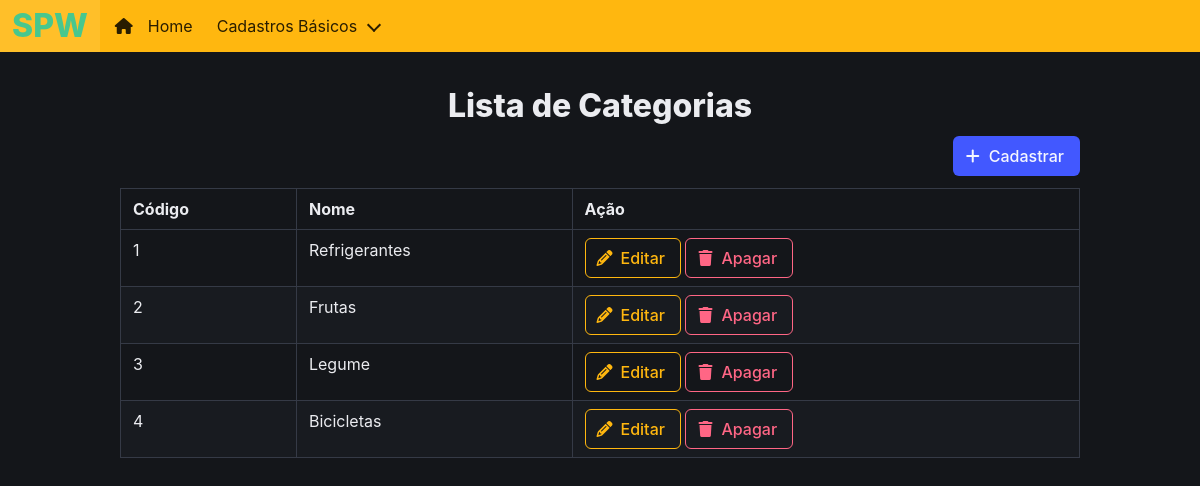
The page /interno/categoria on the database as committed earlier.
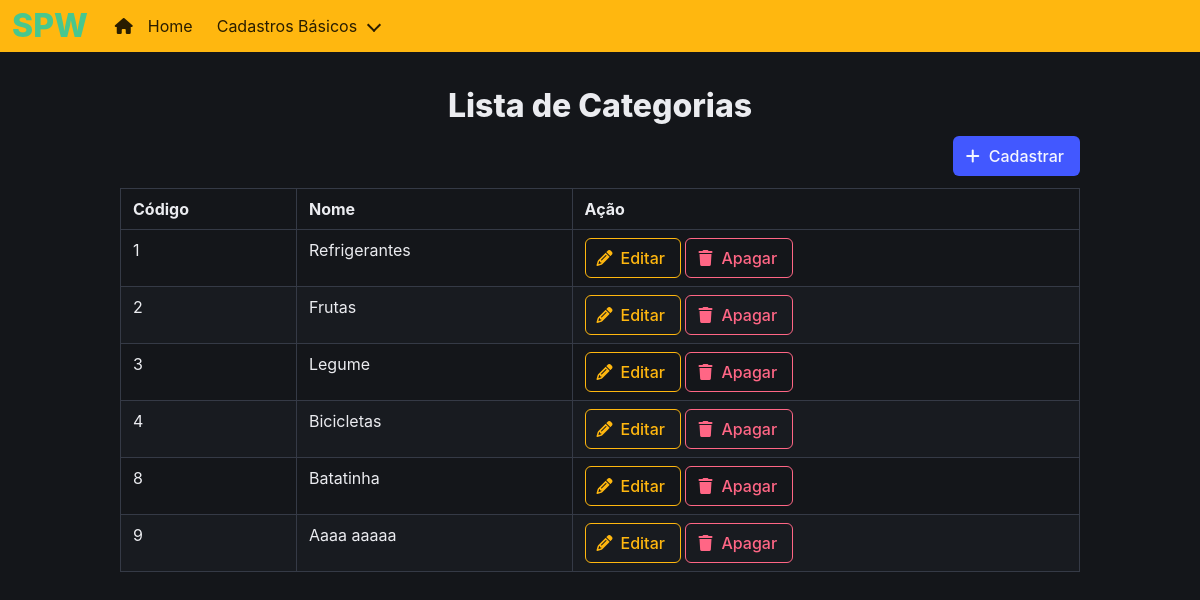
The same page on the database as committed later.
### interno/models.py (models this page shows)
class Categoria(models.Model):
    nome = models.CharField(max_length=100, unique=True)

### interno/views.py (the view)
# urls.py: path("/categoria", views.categoria_index, name="categorias"),
def categoria_index(request):
    categorias = models.Categoria.objects.all()
    contexto = {
        "categorias": categorias
    }
    return render(
        request,
        "categorias/index.html",
        context=contexto,
    )

### interno/templates/categorias/index.html
{% extends 'base.html' %}
{% block body %}
<div class="columns is-centered">
    <h1 class="title">Lista de Categorias</h1>
</div>
    <a
        class="button is-link is-pulled-right mb-3"
        href="/interno/categoria/cadastrar">
        <span class="icon">
            <i class="fa-solid fa-plus"></i>
        </span>
        <span>Cadastrar</span>
    </a>
    <table class="table is-striped is-fullwidth is-bordered is-hoverable">
        <thead>
            <tr>
                <th>Código</th>
                <th>Nome</th>
                <th>Ação</th>
            </tr>
        </thead>
        <tbody>
            {% for categoria in categorias %}
            <tr>
                <td>{{categoria.pk}}</td>
                <td>{{categoria.nome}}</td>
                <td>
                    <a
                        class="button is-warning is-outlined"
                        href="/interno/categoria/editar/{{categoria.pk}}">
                        <span class="icon">
                            <i class="fa-solid fa-pencil"></i>
                        </span>
                        <span>
                            Editar
                        </span>
                    </a>
                    <a
                        class="button is-danger is-outlined"
                        href="/interno/categoria/apagar/{{categoria.pk}}">
                        <span class="icon"><i class="fa-solid fa-trash"></i></span>
                        <span>Apagar</span>
                    </a>
                </td>
            </tr>
            {% endfor %}
        </tbody>
    </table>
{% endblock %}

Rows that differ between the two databases and show on the page:
added Categoria: pk "8", nome "Batatinha"
added Categoria: pk "9", nome "Aaaa aaaaa"
